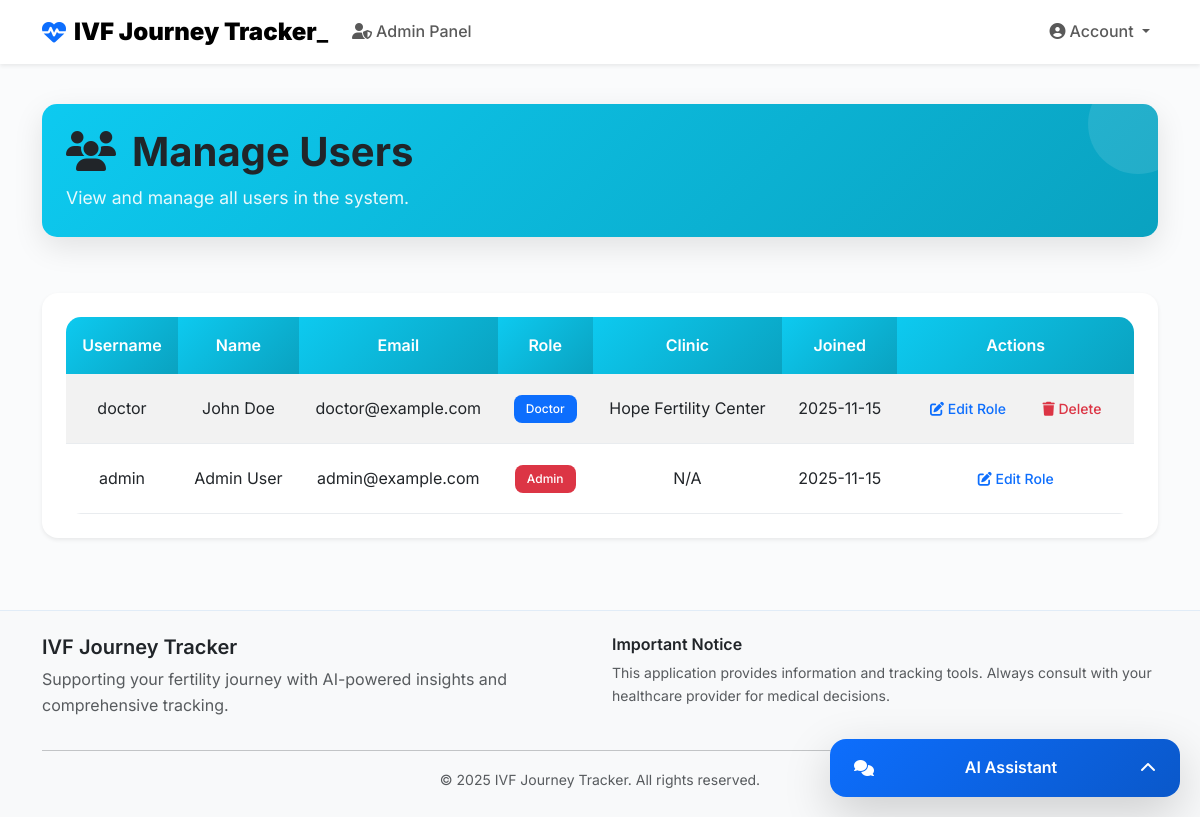
The app's page /admin/users (signed in) with its own data.
### models.py (models this page shows, shortened)
class User(db.Model):
    __tablename__ = 'user' # <-- CRITICAL FIX: Explicit table name added
    id = db.Column(db.Integer, primary_key=True)
    username = db.Column(db.String(64), index=True, unique=True, nullable=False)
    email = db.Column(db.String(120), index=True, unique=True, nullable=False)
    password_hash = db.Column(db.String(256), nullable=False)
    first_name = db.Column(db.String(64), nullable=False)
    last_name = db.Column(db.String(64), nullable=False)
    date_of_birth = db.Column(db.Date)
    phone = db.Column(db.String(20))
    user_type = db.Column(db.String(10), default='patient', nullable=False)
    clinic_id = db.Column(db.Integer, db.ForeignKey('clinic.id'), nullable=True) # References 'clinic' table
    created_at = db.Column(db.DateTime, default=lambda: datetime.now(timezone.utc))
    patient_data = db.relationship('PatientData', backref='owner', uselist=False, cascade="all, delete-orphan")
    ivf_cycles = db.relationship('IVFCycle', backref='patient', lazy='dynamic', cascade="all, delete-orphan")
    medication_reminders = db.relationship('MedicationReminder', backref='user', lazy='dynamic', cascade="all, delete-orphan")
    wellness_logs = db.relationship('WellnessLog', backref='user', lazy='dynamic', cascade="all, delete-orphan")
    predictions = db.relationship('Prediction', backref='user', lazy='dynamic', cascade="all, delete-orphan")
    chat_messages = db.relationship('ChatMessage', backref='user', lazy='dynamic', cascade="all, delete-orphan")
    medical_documents = db.relationship('MedicalDocument', backref='user', lazy='dynamic', cascade="all, delete-orphan")

class Clinic(db.Model):
    __tablename__ = 'clinic' # <-- CRITICAL FIX: Explicit table name added
    id = db.Column(db.Integer, primary_key=True)
    name = db.Column(db.String(100), nullable=False)
    state = db.Column(db.String(100), nullable=False)
    city = db.Column(db.String(100), nullable=False)
    address = db.Column(db.String(255))
    contact_number = db.Column(db.String(20))
    phone = db.Column(db.String(20))
    website = db.Column(db.String(255))
    description = db.Column(db.Text)
    latitude = db.Column(db.Float)  # Latitude for map markers
    longitude = db.Column(db.Float)  # Longitude for map markers
    doctors = db.relationship('User', backref='clinic', lazy='dynamic') # References 'user' table via clinic_id foreign key

### main.py (the view)
@app.route('/admin/users')
@admin_required
def admin_users():
    user = User.query.get(session['user_id'])
    users = User.query.order_by(User.created_at.desc()).all()
    return render_template('admin_users.html', user=user, users=users)

### templates/admin_users.html (shortened to what this page needs)
{% extends "base.html" %}
{% block head %}
    <link href="https://cdn.jsdelivr.net/npm/bootstrap@5.3.0/dist/css/bootstrap.min.css" rel="stylesheet">
    <link rel="stylesheet" href="https://cdnjs.cloudflare.com/ajax/libs/font-awesome/6.4.0/css/all.min.css">
    <link rel="stylesheet" href="https://unpkg.com/leaflet@1.9.4/dist/leaflet.css"/>
    <link rel="stylesheet" href="{{ url_for('static', filename='css/base.style.css') }}">
    <link rel="stylesheet" href="{{ url_for('static', filename='css/admin_users.style.css') }}">
{% endblock %}
{% block content %}
<div class="container py-4">
    <div class="row mb-4">
        <div class="col-12">
            <div class="page-header bg-gradient-info text-white p-4">
                <h1 class="mb-2">
                    <i class="fas fa-users me-3"></i>Manage Users
                </h1>
                <p class="mb-0 opacity-90">
                    View and manage all users in the system.
                </p>
            </div>
        </div>
    </div>
    <div class="row">
        <div class="col-12">
            {% if users %}
                <div class="card">
                    <div class="card-body">
                        <div class="table-responsive">
                            <table class="table table-striped">
                                <thead>
                                    <tr>
                                        <th>Username</th>
                                        <th>Name</th>
                                        <th>Email</th>
                                        <th>Role</th>
                                        <th>Clinic</th>
                                        <th>Joined</th>
                                        <th>Actions</th>
                                    </tr>
                                </thead>
                                <tbody>
                                    {% for user_item in users %}
                                        <tr>
                                            <td>{{ user_item.username }}</td>
                                            <td>{{ user_item.first_name }} {{ user_item.last_name }}</td>
                                            <td>{{ user_item.email }}</td>
                                            <td>
                                                <span class="badge bg-{{ 'danger' if user_item.user_type == 'admin' else 'primary' if user_item.user_type == 'doctor' else 'success' }}">
                                                    {{ user_item.user_type.title() }}
                                                </span>
                                            </td>
                                            <td>{{ user_item.clinic.name if user_item.clinic else 'N/A' }}</td>
                                            <td>{{ user_item.created_at.strftime('%Y-%m-%d') }}</td>
                                            <td>
                                                <a href="{{ url_for('edit_user', user_id=user_item.id) }}" class="btn btn-sm btn-outline-primary">
                                                    <i class="fas fa-edit"></i> Edit Role
                                                </a>
                                                {% if user_item.id != user.id %}
                                                    <form method="POST" action="{{ url_for('delete_user', user_id=user_item.id) }}" class="d-inline"
                                                          onsubmit="return confirm('Are you sure you want to delete this user?')">
                                                        <button type="submit" class="btn btn-sm btn-outline-danger">
                                                            <i class="fas fa-trash"></i> Delete
                                                        </button>
                                                    </form>
                                                {% endif %}
                                            </td>
                                        </tr>
                                    {% endfor %}
                                </tbody>
                            </table>
                        </div>
                    </div>
                </div>
            {% endif %}
        </div>
    </div>
</div>
{% endblock %}

### templates/base.html (shortened to what this page needs)
<!DOCTYPE html>
<html lang="en">
<head>
    <link href="https://cdn.jsdelivr.net/npm/bootstrap@5.3.0/dist/css/bootstrap.min.css" rel="stylesheet">
    <link rel="stylesheet" href="https://cdnjs.cloudflare.com/ajax/libs/font-awesome/6.4.0/css/all.min.css">
    <link rel="stylesheet" href="https://unpkg.com/leaflet@1.9.4/dist/leaflet.css"/>
    <link rel="stylesheet" href="{{ url_for('static', filename='css/base.style.css') }}">
    <link rel="stylesheet" href="{{ url_for('static', filename='css/patient_dashboard.style.css') }}">
    <link rel="stylesheet" href="{{ url_for('static', filename='css/doctor_dashboard.style.css') }}">
    <link rel="stylesheet" href="{{ url_for('static', filename='css/admin_dashboard.style.css') }}">
    {% block head %}{% endblock %}
</head>
<body>
    <nav class="navbar navbar-expand-lg navbar-light bg-white shadow-sm">
        <div class="container">
            <a class="navbar-brand d-flex align-items-center" href="{{ url_for('index') }}">
                <i class="fas fa-heartbeat me-2 text-primary"></i>
                <strong>IVF Journey Tracker</strong>_
            </a>
            {% if request.endpoint != 'login' %}
            <div class="collapse navbar-collapse justify-content-end" id="navbarNav">
                <ul class="navbar-nav me-auto">
                    {% if session.user_id %}
                        {% if session.user_type == 'patient' %}
                            <li class="nav-item">
                                <a class="nav-link" href="{{ url_for('patient_dashboard') }}">
                                    <i class="fas fa-tachometer-alt me-1"></i>Dashboard
                                </a>
                            </li>
                            <li class="nav-item">
                                <a class="nav-link" href="{{ url_for('ivf_predictor') }}">
                                    <i class="fas fa-magic me-1"></i>AI Predictor
                                </a>
                            </li>
                            <li class="nav-item">
                                <a class="nav-link" href="{{ url_for('prediction') }}">
                                    <i class="fas fa-chart-line me-1"></i>Predictions
                                </a>
                            </li>
                            <li class="nav-item">
                                <a class="nav-link" href="{{ url_for('wellness') }}">
                                    <i class="fas fa-leaf me-1"></i>Wellness
                                </a>
                            </li>
                            <li class="nav-item">
                                <a class="nav-link" href="{{ url_for('nutrition') }}">
                                    <i class="fas fa-apple-alt me-1"></i>Nutrition
                                </a>
                            </li>
                            <li class="nav-item">
                                <a class="nav-link" href="{{ url_for('my_documents') }}">
                                    <i class="fas fa-file-medical-alt me-1"></i>My Documents
                                </a>
                            </li>
                            <li class="nav-item">
                                <a class="nav-link" href="{{ url_for('find_clinic') }}">
                                    <i class="fas fa-hospital-user me-1"></i>Find a Clinic
                                </a>
                            </li>
                        {% elif session.user_type == 'doctor' %}
                            <li class="nav-item">
                                <a class="nav-link" href="{{ url_for('doctor_dashboard') }}">
                                    <i class="fas fa-stethoscope me-1"></i>Doctor Dashboard
                                </a>
                            </li>
                        {% elif session.user_type == 'admin' %}
                            <li class="nav-item">
                                <a class="nav-link" href="{{ url_for('admin_dashboard') }}">
                                    <i class="fas fa-user-shield me-1"></i>Admin Panel
                                </a>
                            </li>
                        {% endif %}
                    {% endif %}
                </ul>
                <ul class="navbar-nav">
                    {% if session.user_id %}
                        <li class="nav-item dropdown">
                            <a class="nav-link dropdown-toggle" href="#" role="button" data-bs-toggle="dropdown">
                                <i class="fas fa-user-circle me-1"></i>Account
                            </a>
                        </li>
                    {% endif %}
                </ul>
            </div>
            {% endif %}
        </div>
    </nav>
    <main>
        {% block content %}{% endblock %}
    </main>
    {% if session.user_id %}
        <div id="chatWidget" class="chat-widget" >
            <div class="chat-header" onclick="toggleChat()">
                <i class="fas fa-comments me-2"></i>
                <span>AI Assistant</span>
                <i class="fas fa-chevron-up" id="chatToggle"></i>
            </div>
        </div>
    {% endif %}
    <footer class="bg-light mt-5 py-4">
        <div class="container">
            <div class="row">
                <div class="col-md-6">
                    <h5>IVF Journey Tracker</h5>
                    <p class="text-muted">Supporting your fertility journey with AI-powered insights and comprehensive tracking.</p>
                </div>
                <div class="col-md-6">
                    <h6>Important Notice</h6>
                    <p class="text-muted small">
                        This application provides information and tracking tools.
                        Always consult with your healthcare provider for medical decisions.
                    </p>
                </div>
            </div>
            <hr>
            <div class="text-center text-muted">
                <small>&copy; 2025 IVF Journey Tracker. All rights reserved.</small>
            </div>
        </div>
    </footer>
</body>
</html>

### records on screen
User: username "doctor", first_name "John", last_name "Doe", email "doctor@example.com", user_type "Doctor", clinic "Hope Fertility Center", created_at "2025-11-15"
User: username "admin", first_name "Admin", last_name "User", email "admin@example.com", user_type "Admin", clinic "N/A", created_at "2025-11-15"
